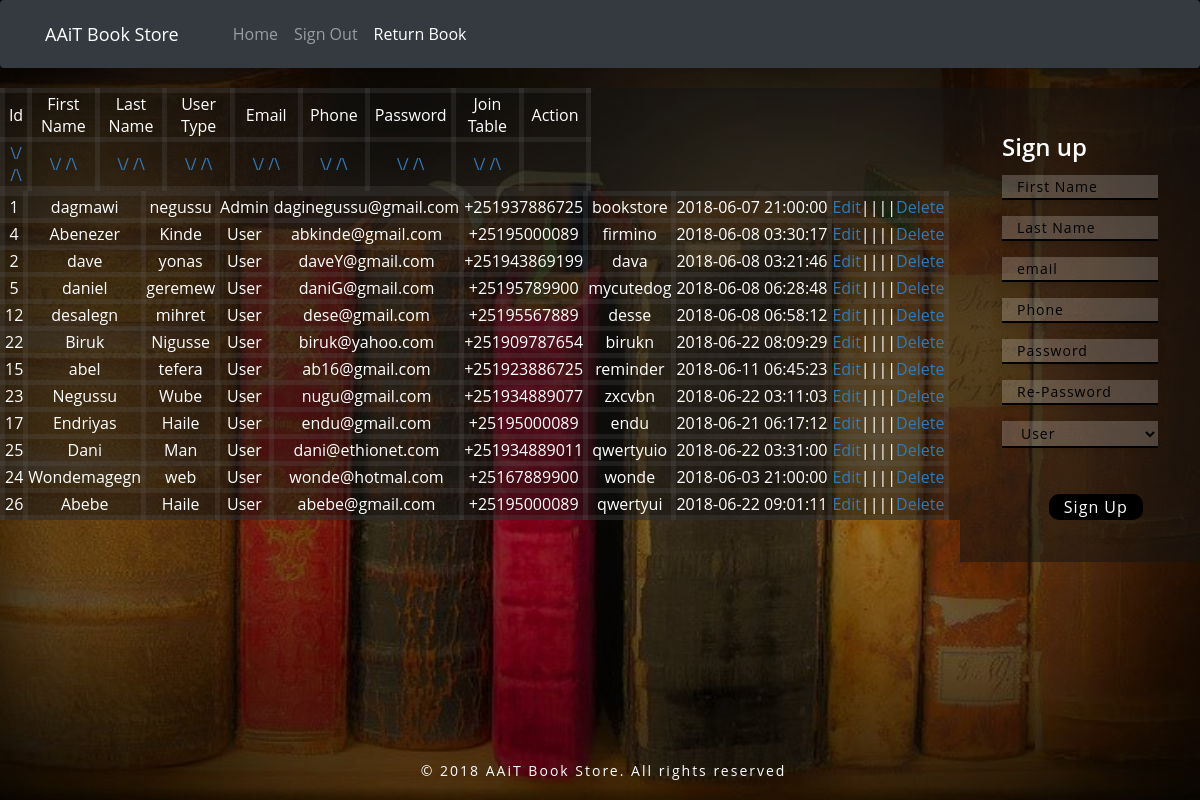
Page /pages/php/sort.php (signed in) on the committed database.
### tables this page shows
CREATE TABLE `user_profile` (
  `user_id` int(5) NOT NULL,
  `user_fname` varchar(20) NOT NULL,
  `user_lname` varchar(20) NOT NULL,
  `user_type` varchar(20) NOT NULL,
  `email_address` varchar(40) NOT NULL,
  `Phone_Number` varchar(20) NOT NULL,
  `password_key` varchar(20) NOT NULL,
  `join_table` timestamp NULL DEFAULT NULL
);

### pages/php/sort.php (the view, shortened to what this page needs)
<!DOCTYPE HTML>
<html lang="zxx">
<head>
     <link href="../../bootstrap/bootstrapVendor/css/bootstrap.min.css" rel="stylesheet">
    <link href="../css/start_template.css" rel="stylesheet">
<link href="../css/4-col-portfolio.css" rel="stylesheet">
	<link href="../../bootstrap/bootstrap.css" rel="stylesheet">
    <link href="../css/start_template.css" rel="stylesheet">
	<link rel="stylesheet" href="../css/style.css" type="text/css" media="all" />
</head>
<body class="xxbody" style="background-image: url(../images/books.jpg);">
	<nav class="navbar navbar-expand-lg navbar-dark bg-dark fixed-top">
          <div class="container">
            <a class="navbar-brand whitee" href="#">AAiT Book Store</a>
            <div class="collapse navbar-collapse" id="navbarResponsive">
                <ul class="nav navbar-nav">
                    <li><a class="nav-link" href="index.php">Home</a></li>
                    <?php
                      if(isset($_SESSION['logged'])){
                        if($_SESSION['logged']){
                          echo "<li><a class='nav-link' href='user_login.php'>Sign Out</a></li>";
                          echo "<li><a class='nav-link active' href='return.php'>Return Book</a></li>";
                        }
                        else{
                        $_SESSION['logged'] = FALSE;
                        echo "<li><a class='nav-link' href='../html/user_login.html'>Sign In/Up</a></li>";
                        }
                      }
                      else{
                        $_SESSION['logged'] = FALSE;
                        echo "<li><a class='nav-link' href='../html/user_login.html'>Sign Inn/Up</a></li>";
                      }
                    ?>
                  </ul>
            </div>
          </div>
        </nav>
    <?php
      require('conn.php');
      $sql = "SELECT * FROM user_profile";
      $result = mysqli_query($conn, $sql);
     $posts = mysqli_fetch_all($result, MYSQLI_ASSOC);
      ?>
      <table class="autoTable" >
        <tr id="">
          <th class='uid'>Id</th>
          <th class='name'>First Name</th>
          <th class='name'>Last Name</th>
          <th class='name'>User Type</th>
          <th class>Email</th>
          <th class>Phone</th>
          <th class>Password</th>
          <th class>Join Table</th>
          <th class>Action</th>
        </tr>
        <tr id="">
          <td class='uid'><a href='sort.php?sort=idd'>\/</a> <a href='sort.php?sort=ida'>/\</a></td>
              <td class="name"><a href='sort.php?sort=fnd'>\/</a> <a href='sort.php?sort=fna'>/\</a></td>
              <td class="name"><a href='sort.php?sort=lnd'>\/</a> <a href='sort.php?sort=lna'>/\</a></td>
              <td class="name"><a href='sort.php?sort=utd'>\/</a> <a href='sort.php?sort=uta'>/\</a></td>
              <td class="name"><a href='sort.php?sort=emd'>\/</a> <a href='sort.php?sort=ema'>/\</a></td>
              <td class="name"><a href='sort.php?sort=phd'>\/</a> <a href='sort.php?sort=pha'>/\</a></td>
              <td class="name"><a href='sort.php?sort=pad'>\/</a> <a href='sort.php?sort=paa'>/\</a></td>
              <td class="name"><a href='sort.php?sort=jtd'>\/</a> <a href='sort.php?sort=jta'>/\</a></td>
              <td class="name"></td>
        </tr>      <tbody>
        <?php
        $counter = 0;
          while( $counter < count($posts)){
            $row = $posts[$counter];
            echo
            "<tr>
              <td class>{$row['user_id']}</td>
              <td class>{$row['user_fname']}</td>
              <td class>{$row['user_lname']}</td>
              <td class>{$row['user_type']}</td>
              <td class>{$row['email_address']}</td>
              <td class>{$row['Phone_Number']}</td>
              <td class>{$row['password_key']}</td>
              <td class>{$row['join_table']}</td>
              <td class><a href='edit.php?edit=$row[user_id]'>Edit</a><span>||||</span><a href='delete.php?delete=$row[user_id]'>Delete</a>
            </tr>\n";
            $counter++;
          }
        ?>
      </tbody>
    </table>
	<div class="main-content-agile agill">
		<div class="sub-main-w3 register" id ="narrow">
			<form action="user_register.php" method="post">
      <?php
    if(isset($error)){
      echo "<h2 class='whitee'>$error</h2>";
      unset($error);
    }
    else{
      echo "<h2>Sign up</h2>";
    }
  ?>
                <div class="form-style-agile">
          <input id="fname" type="text" placeholder="First Name" name = "fname" required="" onchange="fname()">
                </div>
                <div class="form-style-agile">
          <input id="lname" type="text" placeholder="Last Name" name = "lname" required="" onchange="lname()">
                </div>
				<div class="form-style-agile">
          <input id="email" type="email" placeholder="email" name = "email" required="">
                </div>
                <div class="form-style-agile">
                        <input id="phone" type="tel" placeholder="Phone" name = "phone" required="" onchange="phone()">
                    </div>
				<div class="form-style-agile">
          <input id="pass" type="password" placeholder="Password" name = "password" required="" onchange="pass()">
                </div>
                <div class="form-style-agile">
          <input id="cpass" type="password" placeholder="Re-Password" name = "cpassword" required="" onchange="cpass()">
                </div>
                <div class="form-style-agile">
                        <select name="type">
                                <option value="User">User</option>
                        </select>
                </div>
				<input id ="button" type="submit" value="Sign Up" onClick='validate()'>
			</form>
		</div>
  </div>
	<div class="footer" id="footer">
            <p>&copy; 2018  AAiT Book Store. All rights reserved
                </p>
	</div>
	<link rel="stylesheet" href="../../bootstrap/jquery-ui.css" />
	<link href="../pages/css/wickedpicker.css" rel="stylesheet" type='text/css' media="all" />
</body>
</html>

### pages/css/start_template.css (style rules this page uses)
.whitee { color:wheat; }

### pages/css/4-col-portfolio.css (style rules this page uses)
body { padding-top: 54px; }
@media (min-width: 992px) { body { padding-top: 56px; } }

### pages/css/style.css (style rules this page uses)
html, body, div, span, applet, object, iframe, h1, h2, h3, h4, h5, h6, p, blockquote, pre, a, abbr, acronym, address, big, cite, code, del, dfn, em, img, ins, kbd, q, s, samp, small, strike, strong, sub, sup, tt, var, b, u, i, dl, dt, dd, ol, nav ul, nav li, fieldset, form, label, legend, table, caption, tbody, tfoot, thead, tr, th, td, article, aside, canvas, details, embed, figure, figcaption, footer, header, hgroup, menu, nav, output, ruby, section, summary, time, mark, audio, video { margin: 0; padding: 0; border: 0; font-size: 100%; font: inherit; vertical-align: baseline; }
article, aside, details, figcaption, figure, footer, header, hgroup, menu, nav, section { display: block; }
ol, ul { list-style: none; margin: 0px; padding: 0px; }
table { border-collapse: collapse; border-spacing: 0; }
a { text-decoration: none; }
body { background-size: cover; -webkit-background-size: cover; -moz-background-size: cover; -o-background-size: cover; -ms-background-size: cover; background-attachment: fixed; background-position: center; font-family: 'Open Sans', sans-serif; font-size: 100%; }
.sub-main-w3 { display: -webkit-flex; display: -webkit-box; display: -moz-flex; display: -moz-box; display: -ms-flexbox; display: flex; align-items: center; }
h2 { font-size: 2vw; color: #fff; text-align: center; font-weight: 600; margin-bottom: 1vw; }
.sub-main-w3 form { max-width: 100%; margin: 0 5vw; padding: 3.5vw; box-sizing: border-box; display: -webkit-flex; display: -moz-flex; display: flex; flex-wrap: wrap; background: rgba(20, 21, 20, 0.52); }
.agill { float: right; width:20%; }
.agill .register { max-width: 100%;; }
.agill .register form { max-width: 100%; margin-left: 0px; margin-right: 0px; }
.autoTable { width:80%; float: left; box-sizing: border-box; display: -webkit-flex; display: -moz-flex; display: flex; flex-wrap: wrap; background: rgba(20, 21, 20, 0.52); color:white; }
.autoTable .name { width:10%; }
.autoTable .uid { width:4%; }
.autoTable th,td { text-align: center; align-content: center; border:5px solid rgba(100, 100, 100, 0.2); }
.register { max-width: 41%; float:right; }
.form-style-agile { flex-basis: 100%; -webkit-flex-basis: 100%; }
.form-style-agile input[type="text"], .form-style-agile input[type="email"], .form-style-agile input[type="password"], .form-style-agile input[type="tel"], .form-style-agile select, select.category, .form-style-agile textarea { outline: none; font-size: 14px; border: none; color: #000; font-family: 'Open Sans', sans-serif; letter-spacing: 1px; padding: 12px 15px; background:rgba(255, 255, 255, 0.2); max-height: 80px; margin-bottom: 16px; -webkit-justify-content: space-between; justify-content: space-between; width: 100%; box-sizing: border-box; border-bottom: 2px solid black; box-shadow: 0px 2px 7px 2px rgba(0, 0, 0, 0.08); }
#narrow input, select[name="type"] { padding:2px 15px; }
.form-style-agile select[name="type"] { width: 100%; }
select option { background: #fff; color: #000; }
.sub-main-w3 input[type="submit"] { color: #fff; background: black; border: none; padding: 13px 0; margin-top: 30px; margin-left: 30%; outline: none; border-radius: 10px; font-size: 16px; cursor: pointer; letter-spacing: 1px; font-family: 'Open Sans', sans-serif; -webkit-transition: 0.5s all; -o-transition: 0.5s all; -moz-transition: 0.5s all; -ms-transition: 0.5s all; transition: 0.5s all; }
.footer { margin: 1.4vw .3vw; }
.footer p { font-size: 14px; color: #fff; letter-spacing: 2px; text-align: center; line-height: 1.8; }
@media (max-width: 1366px) { .sub-main-w3 input[type="submit"] { width: 50%; } }
#footer { align-content: center; position: fixed; bottom: 0px; width: 100%; }
#footer p { text-align: center; width:100%; }
#button { width:auto; }

### rows in the picture
user_profile: user_id "1", user_fname "dagmawi", user_lname "negussu", user_type "Admin", email_address "daginegussu@gmail.com", Phone_Number "+251937886725", password_key "bookstore", join_table "2018-06-07 21:00:00"
user_profile: user_id "4", user_fname "Abenezer", user_lname "Kinde", user_type "User", email_address "abkinde@gmail.com", Phone_Number "+25195000089", password_key "firmino", join_table "2018-06-08 03:30:17"
user_profile: user_id "2", user_fname "dave", user_lname "yonas", user_type "User", email_address "daveY@gmail.com", Phone_Number "+251943869199", password_key "dava", join_table "2018-06-08 03:21:46"
user_profile: user_id "5", user_fname "daniel", user_lname "geremew", user_type "User", email_address "daniG@gmail.com", Phone_Number "+25195789900", password_key "mycutedog", join_table "2018-06-08 06:28:48"
user_profile: user_id "12", user_fname "desalegn", user_lname "mihret", user_type "User", email_address "dese@gmail.com", Phone_Number "+25195567889", password_key "desse", join_table "2018-06-08 06:58:12"
user_profile: user_id "22", user_fname "Biruk", user_lname "Nigusse", user_type "User", email_address "biruk@yahoo.com", Phone_Number "+251909787654", password_key "birukn", join_table "2018-06-22 08:09:29"
user_profile: user_id "15", user_fname "abel", user_lname "tefera", user_type "User", email_address "ab16@gmail.com", Phone_Number "+251923886725", password_key "reminder", join_table "2018-06-11 06:45:23"
user_profile: user_id "23", user_fname "Negussu", user_lname "Wube", user_type "User", email_address "nugu@gmail.com", Phone_Number "+251934889077", password_key "zxcvbn", join_table "2018-06-22 03:11:03"
user_profile: user_id "17", user_fname "Endriyas", user_lname "Haile", user_type "User", email_address "endu@gmail.com", Phone_Number "+25195000089", password_key "endu", join_table "2018-06-21 06:17:12"
user_profile: user_id "25", user_fname "Dani", user_lname "Man", user_type "User", email_address "dani@ethionet.com", Phone_Number "+251934889011", password_key "qwertyuio", join_table "2018-06-22 03:31:00"
user_profile: user_id "24", user_fname "Wondemagegn", user_lname "web", user_type "User", email_address "wonde@hotmal.com", Phone_Number "+25167889900", password_key "wonde", join_table "2018-06-03 21:00:00"
user_profile: user_id "26", user_fname "Abebe", user_lname "Haile", user_type "User", email_address "abebe@gmail.com", Phone_Number "+25195000089", password_key "qwertyui", join_table "2018-06-22 09:01:11"
